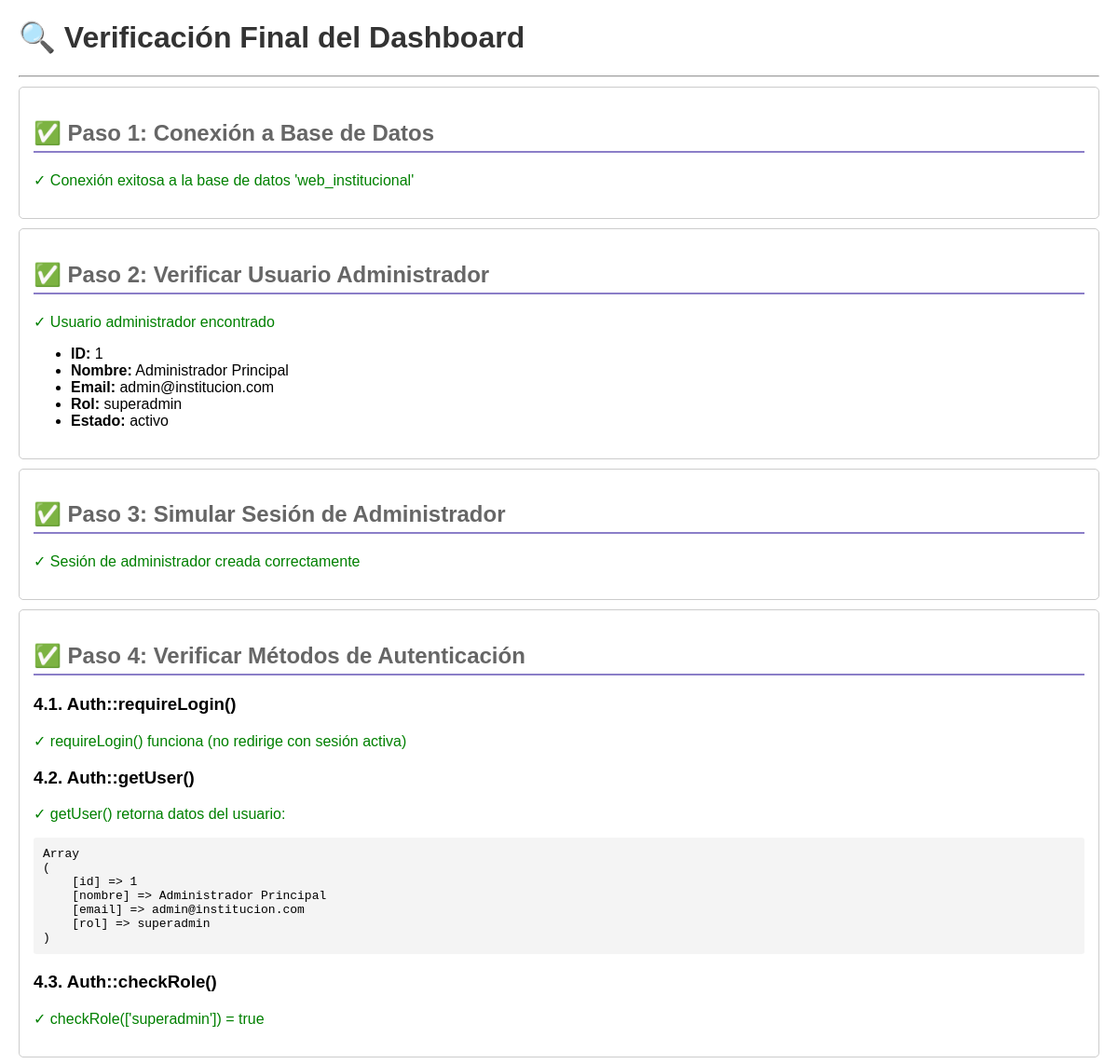
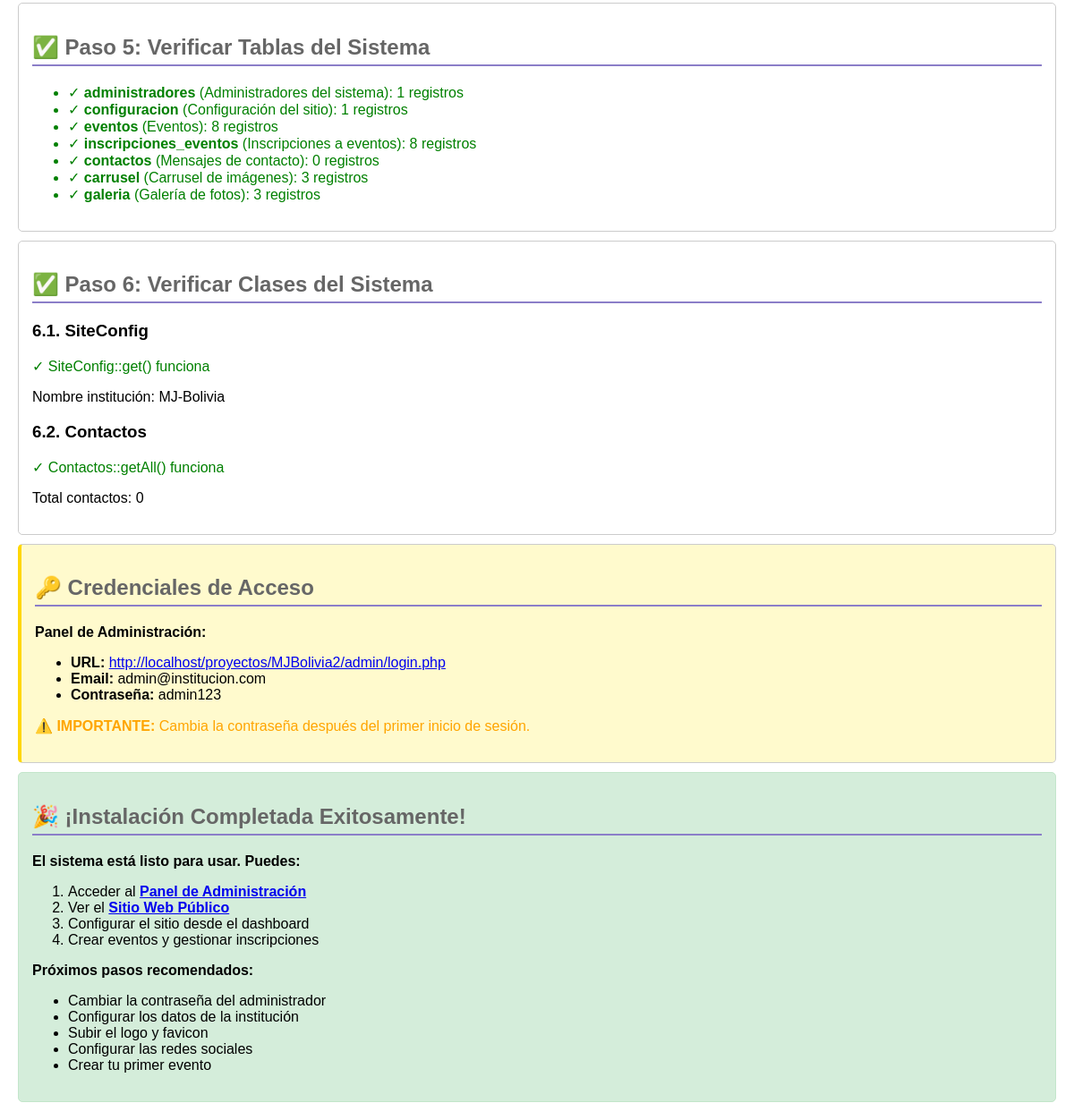
The page /test_dashboard_final.php on the database its author committed (2 pictures, top to bottom).
### tables this page shows
CREATE TABLE `administradores` (
  `id` int(11) NOT NULL AUTO_INCREMENT,
  `nombre` varchar(100) NOT NULL,
  `email` varchar(100) NOT NULL,
  `password` varchar(255) NOT NULL,
  `rol` enum('superadmin','admin','editor') DEFAULT 'admin',
  `estado` enum('activo','inactivo') DEFAULT 'activo',
  `ultimo_acceso` datetime DEFAULT NULL,
  `intentos_fallidos` int(11) DEFAULT 0,
  `fecha_creacion` timestamp NOT NULL DEFAULT current_timestamp(),
  PRIMARY KEY (`id`),
  UNIQUE KEY `email` (`email`)
);

CREATE TABLE `configuracion` (
  `id` int(11) NOT NULL AUTO_INCREMENT,
  `nombre_institucion` varchar(200) NOT NULL,
  `descripcion` text DEFAULT NULL,
  `logo` varchar(255) DEFAULT NULL,
  `favicon` varchar(255) DEFAULT NULL,
  `email_contacto` varchar(100) DEFAULT NULL,
  `telefono` varchar(50) DEFAULT NULL,
  `direccion` text DEFAULT NULL,
  `facebook` varchar(255) DEFAULT NULL,
  `twitter` varchar(255) DEFAULT NULL,
  `instagram` varchar(255) DEFAULT NULL,
  `youtube` varchar(255) DEFAULT NULL,
  `color_primario` varchar(7) DEFAULT '#8B7EC8',
  `color_secundario` varchar(7) DEFAULT '#B8B3D8',
  `color_acento` varchar(7) DEFAULT '#6B5B95',
  `metadescription` text DEFAULT NULL,
  `metakeywords` text DEFAULT NULL,
  `analytics_id` varchar(50) DEFAULT NULL,
  PRIMARY KEY (`id`)
);

### includes/auth.php (called while the page is built, shortened)
<?php
class Auth
{
    public static function getUser()
    {
        if (isset($_SESSION['is_admin']) && isset($_SESSION['admin_id'])) {
            return [
                'id' => $_SESSION['admin_id'],
                'nombre' => $_SESSION['admin_nombre'] ?? 'Administrador',
                'email' => $_SESSION['admin_email'] ?? '',
                'rol' => $_SESSION['admin_rol'] ?? 'admin'
            ];
        }
        return null;
    }
    public static function checkRole($roles)
    {
        $currentUser = self::getUser();
        return in_array($currentUser['rol'], $roles);
    }
}

### includes/functions.php (called while the page is built, shortened)
<?php
class SiteConfig
{
    private static $config = null;
    public static function get()
    {
        if (self::$config === null) {
            $db = getDB();
            $stmt = $db->query("SELECT * FROM configuracion WHERE id = 1");
            self::$config = $stmt->fetch();
        }
        return self::$config;
    }
}
class Contactos
{
    public static function getAll($estado = null)
    {
        $db = getDB();
        $sql = "SELECT * FROM contactos";
        $params = [];
        $sql .= " ORDER BY fecha_creacion DESC";
        $stmt = $db->prepare($sql);
        $stmt->execute($params);
        return $stmt->fetchAll();
    }
}

### test_dashboard_final.php (the view, shortened to what this page needs)
<?php
echo "<!DOCTYPE html>
<html>
<head>
    <title>Verificación Final - Dashboard</title>
    <style>
        body { font-family: Arial, sans-serif; margin: 20px; }
        .success { color: green; }
        .error { color: red; }
        .warning { color: orange; }
        .box { border: 1px solid #ccc; padding: 15px; margin: 10px 0; border-radius: 5px; }
        h1 { color: #333; }
        h2 { color: #666; border-bottom: 2px solid #8B7EC8; padding-bottom: 5px; }
        pre { background: #f4f4f4; padding: 10px; border-radius: 3px; overflow-x: auto; }
        .credentials { background: #fffacd; padding: 15px; border-left: 4px solid #ffd700; }
    </style>
</head>
<body>";
echo "<h1>🔍 Verificación Final del Dashboard</h1>";
echo "<hr>";
try {
    echo "<div class='box'>";
    echo "<h2>✅ Paso 1: Conexión a Base de Datos</h2>";
    $db = getDB();
    echo "<p class='success'>✓ Conexión exitosa a la base de datos 'web_institucional'</p>";
    echo "</div>";
    echo "<div class='box'>";
    echo "<h2>✅ Paso 2: Verificar Usuario Administrador</h2>";
    $stmt = $db->query("SELECT * FROM administradores WHERE id = 1");
    $admin = $stmt->fetch();
    if ($admin) {
        echo "<p class='success'>✓ Usuario administrador encontrado</p>";
        echo "<ul>";
        echo "<li><strong>ID:</strong> " . $admin['id'] . "</li>";
        echo "<li><strong>Nombre:</strong> " . $admin['nombre'] . "</li>";
        echo "<li><strong>Email:</strong> " . $admin['email'] . "</li>";
        echo "<li><strong>Rol:</strong> " . $admin['rol'] . "</li>";
        echo "<li><strong>Estado:</strong> " . $admin['estado'] . "</li>";
        echo "</ul>";
    } else {
        echo "<p class='error'>✗ Usuario administrador NO encontrado</p>";
    }
    echo "</div>";
    echo "<div class='box'>";
    echo "<h2>✅ Paso 3: Simular Sesión de Administrador</h2>";
    echo "<p class='success'>✓ Sesión de administrador creada correctamente</p>";
    echo "</div>";
    echo "<div class='box'>";
    echo "<h2>✅ Paso 4: Verificar Métodos de Autenticación</h2>";
    echo "<h3>4.1. Auth::requireLogin()</h3>";
    echo "<p class='success'>✓ requireLogin() funciona (no redirige con sesión activa)</p>";
    echo "<h3>4.2. Auth::getUser()</h3>";
    $currentUser = Auth::getUser();
    if ($currentUser) {
        echo "<p class='success'>✓ getUser() retorna datos del usuario:</p>";
        echo "<pre>" . print_r($currentUser, true) . "</pre>";
    } else {
        echo "<p class='error'>✗ getUser() retorna null</p>";
    }
    echo "<h3>4.3. Auth::checkRole()</h3>";
    if (Auth::checkRole(['superadmin'])) {
        echo "<p class='success'>✓ checkRole(['superadmin']) = true</p>";
    } else {
        echo "<p class='error'>✗ checkRole(['superadmin']) = false</p>";
    }
    echo "</div>";
    echo "<div class='box'>";
    echo "<h2>✅ Paso 5: Verificar Tablas del Sistema</h2>";
    $tables = [
        'administradores' => 'Administradores del sistema',
        'configuracion' => 'Configuración del sitio',
        'eventos' => 'Eventos',
        'inscripciones_eventos' => 'Inscripciones a eventos',
        'contactos' => 'Mensajes de contacto',
        'carrusel' => 'Carrusel de imágenes',
        'galeria' => 'Galería de fotos'
    ];
    echo "<ul>";
    foreach ($tables as $table => $desc) {
        try {
            $stmt = $db->query("SELECT COUNT(*) FROM $table");
            $count = $stmt->fetchColumn();
            echo "<li class='success'>✓ <strong>$table</strong> ($desc): $count registros</li>";
        } catch (Exception $e) {
            echo "<li class='error'>✗ <strong>$table</strong>: Error - " . $e->getMessage() . "</li>";
        }
    }
    echo "</ul>";
    echo "</div>";
    echo "<div class='box'>";
    echo "<h2>✅ Paso 6: Verificar Clases del Sistema</h2>";
    echo "<h3>6.1. SiteConfig</h3>";
    try {
        $config = SiteConfig::get();
        if ($config) {
            echo "<p class='success'>✓ SiteConfig::get() funciona</p>";
            echo "<p>Nombre institución: " . ($config['nombre_institucion'] ?? 'No configurado') . "</p>";
        } else {
            echo "<p class='warning'>⚠ SiteConfig::get() retorna null (configurar en el panel)</p>";
        }
    } catch (Exception $e) {
        echo "<p class='error'>✗ Error: " . $e->getMessage() . "</p>";
    }
    echo "<h3>6.2. Contactos</h3>";
    try {
        $contactos = Contactos::getAll();
        echo "<p class='success'>✓ Contactos::getAll() funciona</p>";
        echo "<p>Total contactos: " . count($contactos) . "</p>";
    } catch (Exception $e) {
        echo "<p class='error'>✗ Error: " . $e->getMessage() . "</p>";
    }
    echo "</div>";
    echo "<div class='box credentials'>";
    echo "<h2>🔑 Credenciales de Acceso</h2>";
    echo "<p><strong>Panel de Administración:</strong></p>";
    echo "<ul>";
    echo "<li><strong>URL:</strong> <a href='admin/login.php' target='_blank'>http://localhost/proyectos/MJBolivia2/admin/login.php</a></li>";
    echo "<li><strong>Email:</strong> admin@institucion.com</li>";
    echo "<li><strong>Contraseña:</strong> admin123</li>";
    echo "</ul>";
    echo "<p class='warning'>⚠️ <strong>IMPORTANTE:</strong> Cambia la contraseña después del primer inicio de sesión.</p>";
    echo "</div>";
    echo "<div class='box' style='background: #d4edda; border-color: #c3e6cb;'>";
    echo "<h2>🎉 ¡Instalación Completada Exitosamente!</h2>";
    echo "<p><strong>El sistema está listo para usar. Puedes:</strong></p>";
    echo "<ol>";
    echo "<li>Acceder al <a href='admin/login.php' target='_blank'><strong>Panel de Administración</strong></a></li>";
    echo "<li>Ver el <a href='index.php' target='_blank'><strong>Sitio Web Público</strong></a></li>";
    echo "<li>Configurar el sitio desde el dashboard</li>";
    echo "<li>Crear eventos y gestionar inscripciones</li>";
    echo "</ol>";
    echo "<p><strong>Próximos pasos recomendados:</strong></p>";
    echo "<ul>";
    echo "<li>Cambiar la contraseña del administrador</li>";
    echo "<li>Configurar los datos de la institución</li>";
    echo "<li>Subir el logo y favicon</li>";
    echo "<li>Configurar las redes sociales</li>";
    echo "<li>Crear tu primer evento</li>";
    echo "</ul>";
    echo "</div>";
} catch (Exception $e) {
    echo "<div class='box' style='background: #f8d7da; border-color: #f5c6cb;'>";
    echo "<h2 class='error'>❌ Error en la Verificación</h2>";
    echo "<p><strong>Mensaje:</strong> " . $e->getMessage() . "</p>";
    echo "<p><strong>Archivo:</strong> " . $e->getFile() . "</p>";
    echo "<p><strong>Línea:</strong> " . $e->getLine() . "</p>";
    echo "<h3>Stack Trace:</h3>";
    echo "<pre>" . $e->getTraceAsString() . "</pre>";
    echo "</div>";
}
echo "</body>
</html>";

### test_dashboard_final.php (style rules this page uses)
body { font-family: Arial, sans-serif; margin: 20px; }
.success { color: green; }
.warning { color: orange; }
.box { border: 1px solid #ccc; padding: 15px; margin: 10px 0; border-radius: 5px; }
h1 { color: #333; }
h2 { color: #666; border-bottom: 2px solid #8B7EC8; padding-bottom: 5px; }
pre { background: #f4f4f4; padding: 10px; border-radius: 3px; overflow-x: auto; }
.credentials { background: #fffacd; padding: 15px; border-left: 4px solid #ffd700; }

### rows shown on the page
administradores: id "1", nombre "Administrador Principal", email "admin@institucion.com", rol "superadmin", estado "activo"
configuracion: nombre_institucion "MJ-Bolivia"

### other values the page prints
print_r($currentUser, true) "Array ( [id] => 1 [nombre] => Administrador Principal [email] => admin@institucion.com [rol] => superadmin )"
$table "administradores"
$desc "Administradores del sistema"
$count "1"
$table "configuracion"
$desc "Configuración del sitio"
$table "eventos"
$desc "Eventos"
$count "8"
$table "inscripciones_eventos"
$desc "Inscripciones a eventos"
$table "contactos"
$desc "Mensajes de contacto"
$count "0"
$table "carrusel"
